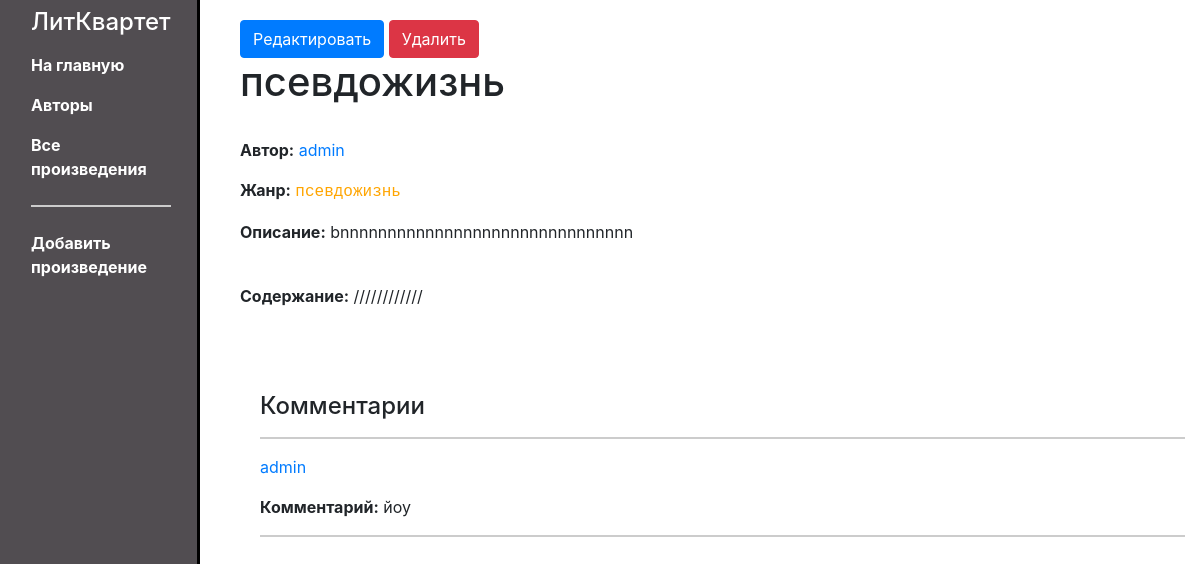
Before: /writer/book/fb3a2988-7889-4b4a-ae0a-d42d10bb48ac with the older database file.
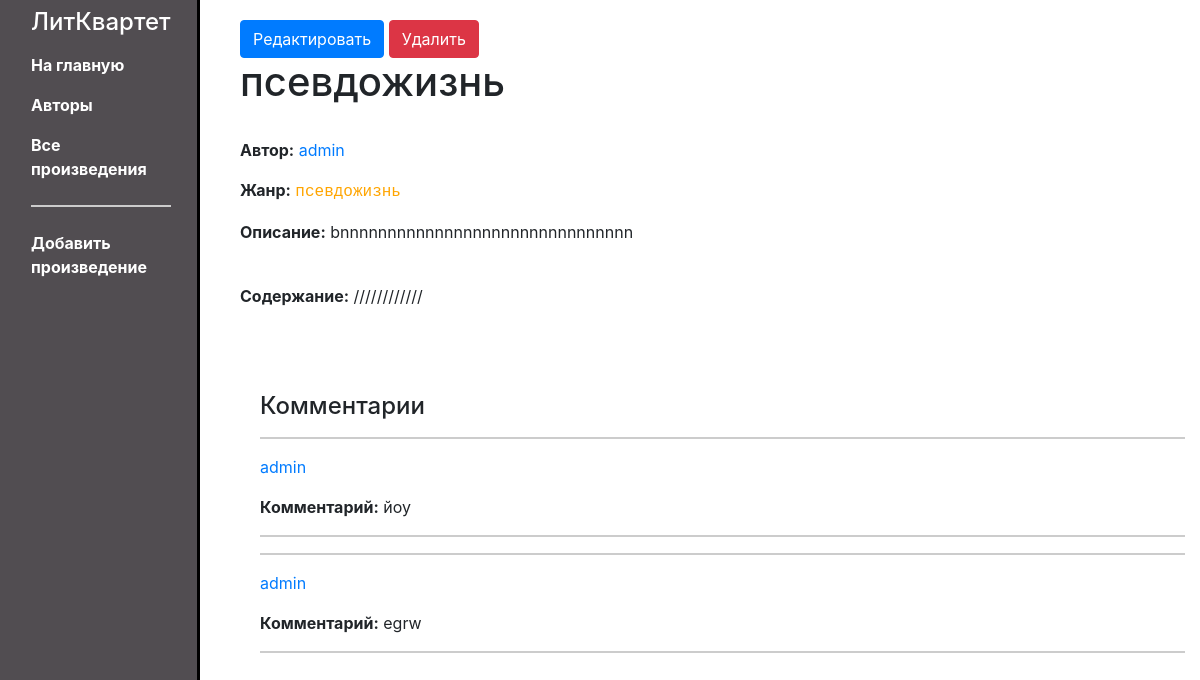
After: the same page with the newer database file.
### writer/models.py (models this page shows, shortened)
class Content(models.Model):
    id = models.UUIDField(primary_key=True, default=uuid.uuid4, help_text='Уникальный id для каждого произведения')
    author = models.ForeignKey(User, verbose_name='Автор', on_delete=models.CASCADE)
    ganre = models.ForeignKey('ContentType', on_delete=models.SET_NULL, null=True, verbose_name='Жанр')
    name = models.CharField('Название', max_length=200)
    description = models.TextField('Аннотация', max_length=500, null=True)
    data = models.TextField('Текст')

class ContentType(models.Model):
    id = models.UUIDField(primary_key=True, default=uuid.uuid4, help_text='Уникальный id для каждого жанра')
    name = models.CharField('Название', max_length=150)
    description = models.TextField('Описание', max_length=1000, blank=True, null=True)
    def __str__(self):
        return self.name

class Comment(models.Model):
    id = models.UUIDField(primary_key=True, default=uuid.uuid4, help_text='Уникальный id для каждой оценки')
    commentator = models.ForeignKey(User, verbose_name='Автор', on_delete=models.CASCADE)
    content_id = models.ForeignKey(Content, on_delete=models.CASCADE, verbose_name='Произведение')
    text = models.TextField('Текст', max_length=500)

### writer/views.py (the view)
class ContentDetailView(generic.DetailView):
    model = Content

### writer/templates/writer/content_detail.html (shortened to what this page needs)
{% extends "base_generic.html" %}
{% block content %}
   <p style="display: inline;"><a href="{% url 'content_update' pk=content.id %}" class="btn btn-primary">Редактировать</a></p>
    <p style="display: inline;"><a href="{% url 'content_delete' pk=content.id %}" class="btn btn-danger">Удалить</a></p>
   <h1>{{ content.name }}</h1>
    <br>
  <p><strong>Автор:</strong> <a href="{% url 'writer-user-detail' pk=content.author.pk %}">{{ content.author }}</a></p>
 <p><strong>Жанр:</strong> <samp class="text-custom" title="{{ content.ganre.description }}">{{ content.ganre }}</samp></p>
  <p><strong>Описание:</strong> {{ content.description }}</p>
    <br>
   <p><strong>Содержание:</strong> {{ content.data }}</p>
    <br>
    <br>
  <div style="margin-left:20px;margin-top:20px">
    <h4>Комментарии</h4>
    {% for copy in content.comment_set.all %}
    <hr>
    <a href="{% url 'writer-user-detail' pk=content.author.pk %}"><p>{{copy.commentator}}</p></a>
    <p><strong>Комментарий:</strong> {{copy.text}}</p>
    <hr>
    {% endfor %}
  </div>
{% endblock %}

### writer/templates/base_generic.html (shortened to what this page needs)
<html lang="ru">
<head>
  <link rel="stylesheet" href="https://cdnjs.cloudflare.com/ajax/libs/twitter-bootstrap/4.6.1/css/bootstrap.min.css">
  {% load static %}
  <link rel="stylesheet" href="{% static 'css/style.css' %}">
</head>
<body>
  <div class="container-fluid">
    <div class="row">
      <div class="col-sm-2 sticky-top">
      {% block sidebar %}
          <nav class="navbar">
               <ul class="navbar-nav flex-column ">
                 <li class="nav-item text-white">
                    <h4>ЛитКвартет</h4>
                </li>
                    <li class="nav-item">
                      <a href="{% url 'index' %}" class="nav-link text-white font-weight-bold">На главную</a>
                  </li>
                  <li class="nav-item">
                      <a href="{% url 'users' %}" class="nav-link text-white font-weight-bold">Авторы</a>
                  </li>
                  <li class="nav-item">
                      <a href="{% url 'books' %}" class="nav-link text-white font-weight-bold">Все произведения</a>
                  </li>
                    <li class="nav-item">
                      <hr>
                  </li>
                   <li class="nav-item">
                      <a href="{% url 'content_create' %}" class="nav-link text-white font-weight-bold">Добавить произведение</a>
                  </li>
              </ul>
          </nav>
          {% endblock %}
      </div>
      <div class="col-sm-10 ">
      {% block content %}{% endblock %}
      </div>
    </div>
  </div>
</body>
</html>

### writer/static/css/style.css (style rules this page uses)
body { background-color: white; }
.col-sm-2 { border-right: 3px solid; border-right-color: #000; height: 100vh; }
.col-sm-10 { padding-left: 40px; padding-top: 20px; }
.col-sm-2 { background-color: #514D51; }
hr { border-top: 2px double #ccc; }
.text-custom { color: #FFA500; }

Changed rows visible on the page:
added Comment: commentator "admin", text "egrw"
